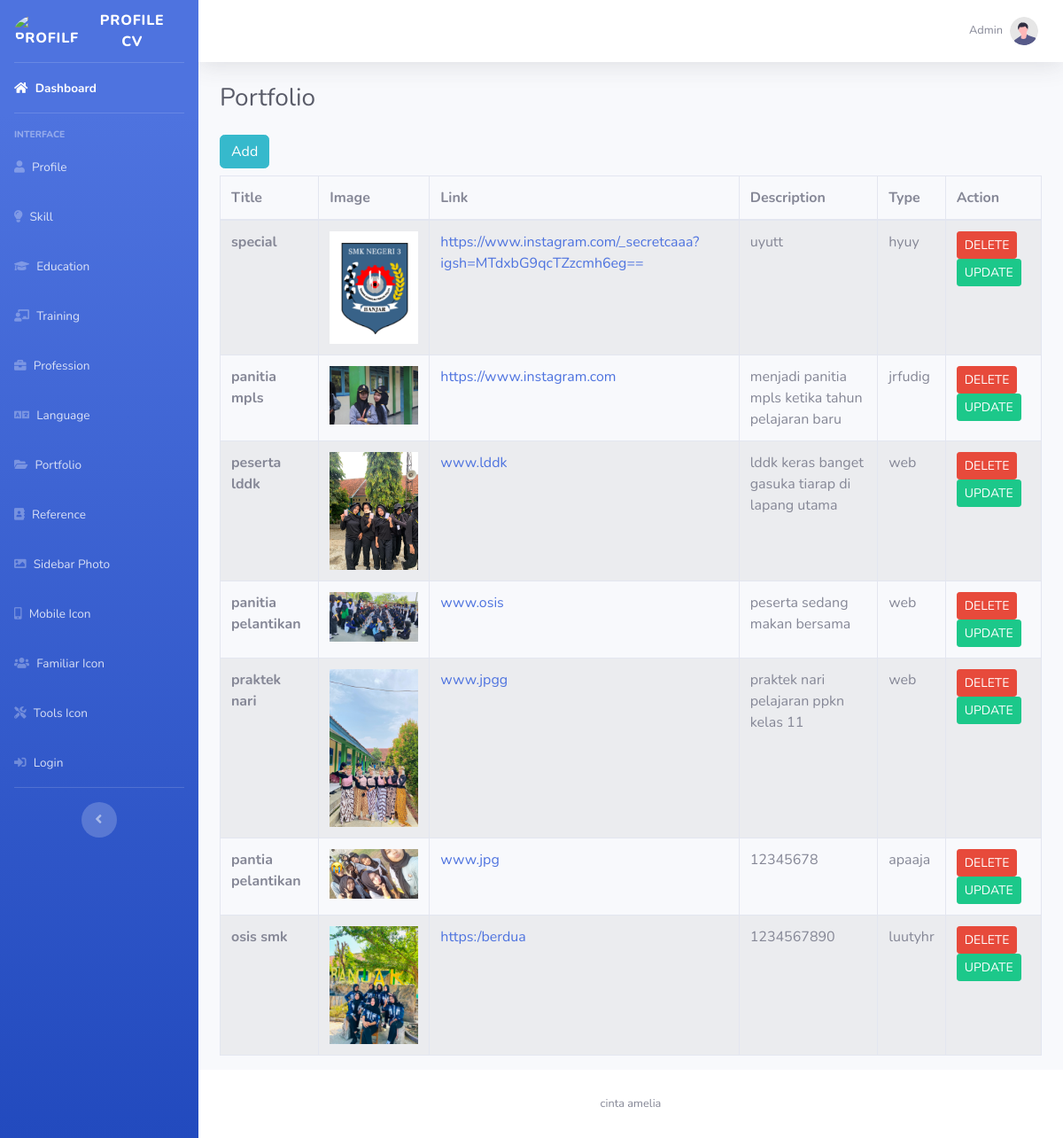
Screenshot of /sb-admin2CV/tabel_portfolio.php (signed in) with the database file from the repository.
### tables this page shows
CREATE TABLE `portfolio` (
  `id_portfolio` int NOT NULL,
  `judul_portfolio` varchar(100) NOT NULL,
  `img` varchar(250) NOT NULL,
  `link` varchar(250) NOT NULL,
  `deskripsi` text NOT NULL,
  `jenis` varchar(250) NOT NULL
);

### sb-admin2CV/tabel_portfolio.php (the view)
<?php
include "connection.php";
$select_portfolio = mysqli_query(
    $koneksi,
    "SELECT * FROM portfolio ORDER BY id_portfolio DESC"
);
?>
<?php include "header.php" ?>
<body id="page-top">
    <div id="wrapper">
        <?php include "sidebar.php" ?>
        <div id="content-wrapper" class="d-flex flex-column">
            <div id="content">
                <?php include "topbar.php" ?>
                <div class="container-fluid">
                    <div class="d-sm-flex align-items-center justify-content-between mb-4">
                        <h1 class="h3 mb-0 text-gray-800">
                            Portfolio
                        </h1>
                    </div>
                    <a href="form_portfolio.php" class="btn btn-info mb-2">
                        Add
                    </a>
                    <table class="table table-striped table-bordered">
                        <thead>
                            <tr>
                                <th>Title</th>
                                <th>Image</th>
                                <th>Link</th>
                                <th>Description</th>
                                <th>Type</th>
                                <th>Action</th>
                            </tr>
                        </thead>
                        <tbody>
                            <?php
                             while ($tampil = mysqli_fetch_object($select_portfolio)) : ?>
                                <tr>
                                    <th scope="row"><?php echo
                                    $tampil->judul_portfolio; ?></th>
                                    <td>
                                        <img src="foto/<?php echo $tampil->img; ?>"
                                        alt="" width="100">
                                    </td>
                                    <td>
                                        <a href="<?php echo $tampil->link; ?>" target="_blank">
                                            <?php echo $tampil->link; ?>
                                        </a>
                                    </td>
                                    <td>
                                        <?php echo $tampil->deskripsi; ?>
                                    </td>
                                    <td>
                                        <?php echo $tampil->jenis; ?>
                                    </td>
                                    <td>
                                        <a href="delete_portfolio.php?id_portfolio=<?php echo $tampil->id_portfolio; ?>"
                                           class="btn btn-danger btn-sm"
                                           onclick="return confirm('Confirm to delete?')">
                                            DELETE
                                        </a>
                                        <a href="update_form_portfolio.php?id_portfolio=<?php echo $tampil->id_portfolio; ?>"
                                           class="btn btn-success btn-sm">
                                            UPDATE
                                        </a>
                                    </td>
                                </tr>
                            <?php endwhile; ?>
                        </tbody>
                    </table>
                </div>
            </div>
            <?php include "footer.php" ?>
        </div>
    </div>
    <?php include "bottom.php" ?>
</body>
</html>

### sb-admin2CV/header.php (shortened to what this page needs)
<!DOCTYPE html>
<html lang="en">
<head>
    <link href="vendor/fontawesome-free/css/all.min.css"
     rel="stylesheet" type="text/css">
   <link rel="stylesheet" href="https://cdn.jsdelivr.net/gh/devicons/devicon@v2.16.0/devicon.min.css">
    <link href="css/sb-admin-2.min.css" rel="stylesheet">
</head>

### sb-admin2CV/sidebar.php
<ul class="navbar-nav bg-gradient-primary sidebar sidebar-dark accordion" id="accordionSidebar">
    <a class="sidebar-brand d-flex align-items-center justify-content-center" href="index.php">
        <div class="sidebar-brand-icon">
            <img src="foto/" alt="profile" width="50" height="50" class="rounded-circle">
        </div>
        <div class="sidebar-brand-text mx-3">
            Profile CV
        </div>
    </a>
    <hr class="sidebar-divider my-0">
    <li class="nav-item active">
        <a class="nav-link" href="index.php">
            <i class="fas fa-home"></i>
            <span>Dashboard</span>
        </a>
    </li>
    <hr class="sidebar-divider">
    <div class="sidebar-heading">
        Interface
    </div>
    <li class="nav-item">
        <a class="nav-link" href="tabel_profile.php">
            <i class="fas fa-user"></i>
            <span>Profile</span>
        </a>
    </li>
    <li class="nav-item">
        <a class="nav-link" href="tabel_skill.php">
            <i class="fas fa-lightbulb"></i>
            <span>Skill</span>
        </a>
    </li>
    <li class="nav-item">
        <a class="nav-link" href="tabel_education.php">
            <i class="fas fa-graduation-cap"></i>
            <span>Education</span>
        </a>
    </li>
    <li class="nav-item">
        <a class="nav-link" href="tabel_training.php">
            <i class="fas fa-chalkboard-teacher"></i>
            <span>Training</span>
        </a>
    </li>
    <li class="nav-item">
        <a class="nav-link" href="tabel_job.php">
            <i class="fas fa-briefcase"></i>
            <span>Profession</span>
        </a>
    </li>
    <li class="nav-item">
        <a class="nav-link" href="tabel_language.php">
            <i class="fas fa-language"></i>
            <span>Language</span>
        </a>
    </li>
    <li class="nav-item">
        <a class="nav-link" href="tabel_portfolio.php">
            <i class="fas fa-folder-open"></i>
            <span>Portfolio</span>
        </a>
    </li>
    <li class="nav-item">
        <a class="nav-link" href="tabel_reference.php">
            <i class="fas fa-address-book"></i>
            <span>Reference</span>
        </a>
    </li>
    <li class="nav-item">
        <a class="nav-link" href="tabel_sidebar_photo.php">
            <i class="fas fa-image"></i>
            <span>Sidebar Photo</span>
        </a>
    </li>
    <li class="nav-item">
        <a class="nav-link" href="tabel_mobile.php">
            <i class="fas fa-mobile-alt"></i>
            <span>Mobile Icon</span>
        </a>
    </li>
    <li class="nav-item">
        <a class="nav-link" href="tabel_familiar.php">
            <i class="fas fa-users"></i>
            <span>Familiar Icon</span>
        </a>
    </li>
    <li class="nav-item">
        <a class="nav-link" href="tabel_tools.php">
            <i class="fas fa-tools"></i>
            <span>Tools Icon</span>
        </a>
    </li>
    <li class="nav-item">
        <a class="nav-link" href="tabel_login.php">
            <i class="fas fa-sign-in-alt"></i>
            <span>Login</span>
        </a>
    </li>
    <hr class="sidebar-divider d-none d-md-block">
    <div class="text-center d-none d-md-inline">
        <button class="rounded-circle border-0" id="sidebarToggle"></button>
    </div>
</ul>

### sb-admin2CV/topbar.php (shortened to what this page needs)
<nav class="navbar navbar-expand navbar-light bg-white topbar mb-4 static-top shadow">
    <ul class="navbar-nav ml-auto">
        <li class="nav-item dropdown no-arrow">
            <a class="nav-link dropdown-toggle" href="#" id="userDropdown" role="button"
                data-toggle="dropdown" aria-haspopup="true" aria-expanded="false">
                <span class="mr-2 d-none d-lg-inline text-gray-600 small">
                    Admin
                </span>
                <img class="img-profile rounded-circle"
                    src="img/undraw_profile.svg">
            </a>
        </li>
    </ul>
</nav>

### sb-admin2CV/footer.php
<footer class="sticky-footer bg-white">
                <div class="container my-auto">
                    <div class="copyright text-center my-auto">
                        <span>cinta amelia</span>
                    </div>
                </div>
            </footer>

### sb-admin2CV/bottom.php (shortened to what this page needs)
</body>
</html>

### rows the page displays
portfolio: judul_portfolio "special", img (picture), link "https://www.instagram.com/_secretcaaa?igsh=MTdxbG9qcTZzcmh6eg==", deskripsi "uyutt", jenis "hyuy"
portfolio: judul_portfolio "panitia mpls", img (picture), link "https://www.instagram.com", deskripsi "menjadi panitia mpls ketika tahun pelajaran baru", jenis "jrfudig"
portfolio: judul_portfolio "peserta lddk", img (picture), link "www.lddk", deskripsi "lddk keras banget gasuka tiarap di lapang utama", jenis "web"
portfolio: judul_portfolio "panitia pelantikan", img (picture), link "www.osis", deskripsi "peserta sedang makan bersama", jenis "web"
portfolio: judul_portfolio "praktek nari", img (picture), link "www.jpgg", deskripsi "praktek nari pelajaran ppkn kelas 11", jenis "web"
portfolio: judul_portfolio "pantia pelantikan", img (picture), link "www.jpg", deskripsi "12345678", jenis "apaaja"
portfolio: judul_portfolio "osis smk", img (picture), link "https:/berdua", deskripsi "1234567890", jenis "luutyhr"
